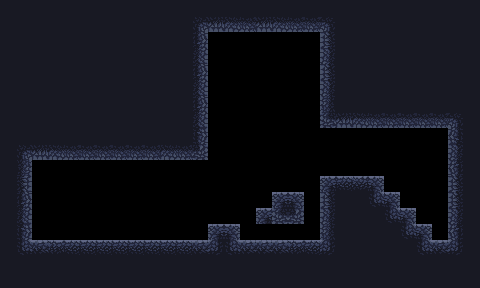

A level layout from a 2D game, rendered from its tile map. Below: a short description, then the map file with its tile-grid data intact:
An orthogonal 30x18 tile map with 16x16 px tiles, 1 tile layer (Main) and 1 object (Player).

<map version="1.10" tiledversion="1.11.2" orientation="orthogonal" renderorder="right-down" width="30" height="18" tilewidth="16" tileheight="16" infinite="0" nextlayerid="3" nextobjectid="2">
 <tileset firstgid="1" source="main_tileset.tsx" />
 <layer id="1" name="Main" width="30" height="18">
  <data encoding="csv">
40,40,40,40,40,40,40,40,40,40,40,40,40,40,40,40,40,40,40,40,40,40,40,40,40,40,40,40,40,40,
40,40,40,40,40,40,40,40,40,40,40,40,20,63,64,65,63,64,65,65,24,40,40,40,40,40,40,40,40,40,
40,40,40,40,40,40,40,40,40,40,40,40,32,0,0,0,0,0,0,0,26,40,40,40,40,40,40,40,40,40,
40,40,40,40,40,40,40,40,40,40,40,40,44,0,0,0,0,0,0,0,38,40,40,40,40,40,40,40,40,40,
40,40,40,40,40,40,40,40,40,40,40,40,32,0,0,0,0,0,0,0,26,40,40,40,40,40,40,40,40,40,
40,40,40,40,40,40,40,40,40,40,40,40,44,0,0,0,0,0,0,0,38,40,40,40,40,40,40,40,40,40,
40,40,40,40,40,40,40,40,40,40,40,40,32,0,0,0,0,0,0,0,50,40,40,40,40,40,40,40,40,40,
40,40,40,40,40,40,40,40,40,40,40,40,44,0,0,0,0,0,0,0,62,63,64,65,65,65,65,65,24,40,
40,40,40,40,40,40,40,40,40,40,40,40,56,0,0,0,0,0,0,0,0,0,0,0,0,0,0,0,36,40,
40,20,63,64,65,65,65,65,65,65,64,65,66,0,0,0,0,0,0,0,0,0,0,0,0,0,0,0,48,40,
40,30,0,0,0,0,0,0,0,0,0,0,0,0,0,0,0,0,0,0,0,0,0,0,0,0,0,0,60,40,
40,54,0,0,0,0,0,0,0,0,0,0,0,0,0,0,0,0,0,0,14,70,15,18,0,0,0,0,26,40,
40,32,0,0,0,0,0,0,0,0,0,0,0,0,0,0,0,14,18,0,26,40,40,68,18,0,0,0,26,40,
40,44,0,0,0,0,0,0,0,0,0,0,0,0,0,0,14,62,66,0,38,40,40,40,68,18,0,0,48,40,
40,56,0,0,0,0,0,0,0,0,0,0,0,14,18,0,0,0,0,0,50,40,40,40,40,68,18,0,60,40,
40,68,69,16,17,17,17,17,17,17,17,17,71,72,68,69,69,69,16,17,72,40,40,40,40,40,68,71,72,40,
40,40,40,40,40,40,40,40,40,40,40,40,40,40,40,40,40,40,40,40,40,40,40,40,40,40,40,40,40,40,
40,40,40,40,40,40,40,40,40,40,40,40,40,40,40,40,40,40,40,40,40,40,40,40,40,40,40,40,40,40
</data>
 </layer>
 <objectgroup id="2" name="Objects">
  <object id="1" name="Player" x="80" y="240">
   <point />
  </object>
 </objectgroup>
</map>
